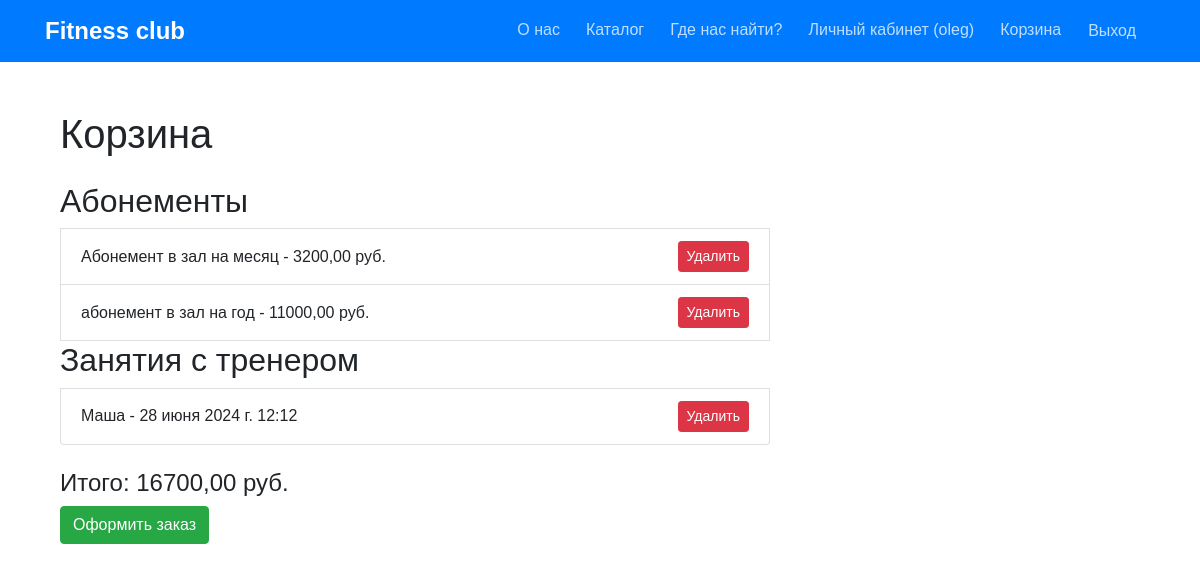
The app's page /cart/ (signed in) with its own data.
### products/models.py (models this page shows, shortened)
class Subscription(models.Model):
    name = models.CharField(max_length=100)
    price = models.DecimalField(max_digits=10, decimal_places=2)
    image = models.ImageField(upload_to='subscriptions/', default='default_product_image.jpg')

class Booking(models.Model):
    user = models.ForeignKey(User, on_delete=models.CASCADE)
    trainer = models.ForeignKey(Trainer, on_delete=models.CASCADE)
    date = models.DateTimeField()

class Trainer(models.Model):
    name = models.CharField(max_length=100)
    specialization = models.CharField(max_length=100)
    experience = models.IntegerField()
    image = models.ImageField(upload_to='trainers/', null=True, blank=True)
    price = models.DecimalField(max_digits=10, decimal_places=2)
    is_favorite = models.BooleanField(default=False)
    is_best = models.BooleanField(default=False)  # Новое поле

### products/views.py (the view)
# urls.py: path('cart/', product_views.cart_view, name='cart'),
@login_required
def cart_view(request):
    cart = Cart.objects.get(user=request.user)
    subscriptions = cart.subscriptions.all()
    bookings = cart.bookings.all()
    total_price = sum(item.price for item in subscriptions) + sum(item.trainer.price for item in bookings)
    context = {
        'subscriptions': subscriptions,
        'bookings': bookings,
        'total_price': total_price,
    }
    return render(request, 'products/cart.html', context)

### products/templates/products/cart.html
{% extends 'base.html' %}
{% load static %}
{% block content %}
<div class="container mt-4">
    <h1 class="mb-4">Корзина</h1>
    <div class="row">
        <div class="col-md-8">
            {% if subscriptions or bookings %}
            <ul class="list-group mb-4">
                <h2>Абонементы</h2>
                {% for subscription in subscriptions %}
                <li class="list-group-item d-flex justify-content-between align-items-center">
                    {{ subscription.name }} - {{ subscription.price }} руб.
                    <a href="{% url 'remove_from_cart' subscription.id %}" class="btn btn-danger btn-sm">Удалить</a>
                </li>
                {% endfor %}
                <h2>Занятия с тренером</h2>
                {% for booking in bookings %}
                <li class="list-group-item d-flex justify-content-between align-items-center">
                    {{ booking.trainer.name }} - {{ booking.date }}
                    <a href="{% url 'remove_booking_from_cart' booking.id %}" class="btn btn-danger btn-sm">Удалить</a>
                </li>
                {% endfor %}
            </ul>
            <h4>Итого: {{ total_price }} руб.</h4>
            <a href="{% url 'checkout' %}" class="btn btn-success">Оформить заказ</a>
            {% else %}
            <p>Ваша корзина пуста.</p>
            {% endif %}
        </div>
    </div>
</div>
{% endblock %}

### users/templates/base.html (shortened to what this page needs)
<!DOCTYPE html>
<html lang="en">
<head>
    <link rel="stylesheet" href="https://maxcdn.bootstrapcdn.com/bootstrap/4.5.2/css/bootstrap.min.css">
    {% load static %}
    <link rel="stylesheet" href="{% static 'style.css' %}">
</head>
<body>
    <nav class="navbar navbar-expand-lg navbar-dark bg-primary">
        <div class="container">
            <a class="navbar-brand" href="{% url 'home' %}">Fitness club</a>
            <div class="collapse navbar-collapse" id="navbarNav">
                <ul class="navbar-nav ml-auto">
                    <li class="nav-item">
                        <a class="nav-link" href="{% url 'about' %}">О нас</a>
                    </li>
                    <li class="nav-item">
                        <a class="nav-link" href="{% url 'catalog' %}">Каталог</a>
                    </li>
                    <li class="nav-item">
                        <a class="nav-link" href="{% url 'where_to_find_us' %}">Где нас найти?</a>
                    </li>
                    {% if user.is_authenticated %}
                        <li class="nav-item">
                            <a class="nav-link" href="{% url 'profile' %}">Личный кабинет ({{ user.username }})</a>
                        </li>
                        <li class="nav-item">
                            <a class="nav-link" href="{% url 'cart' %}">Корзина</a>
                        </li>
                        <li class="nav-item">
                            <form method="post" action="{% url 'logout' %}" style="display: inline;">
                                <button type="submit" class="btn btn-link nav-link" style="display: inline; cursor: pointer;">Выход</button>
                            </form>
                        </li>
                    {% endif %}
                </ul>
            </div>
        </div>
    </nav>
    <div class="container mt-5">
        {% block content %}
        {% endblock %}
    </div>
</body>
</html>

### products/static/style.css (style rules this page uses)
body { font-family: Arial, sans-serif; }
.navbar-brand { font-size: 1.5rem; font-weight: bold; }
.nav-link { margin-right: 10px; }
.navbar-dark .navbar-nav .nav-link { color: rgba(255, 255, 255, 0.75); }

### records on screen
Subscription: name "Абонемент в зал на месяц", price "3200,00"
Subscription: name "абонемент в зал на год", price "11000,00"
Booking: trainer.name "Маша", date "28 июня 2024 г. 12:12"

### other values on screen
{{ user.username }} "oleg"
{{ total_price }} "16700,00"
